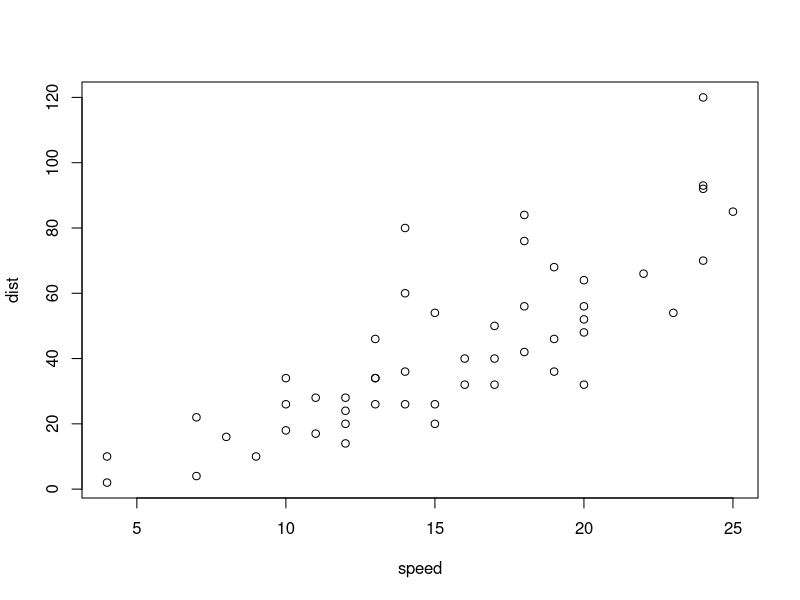
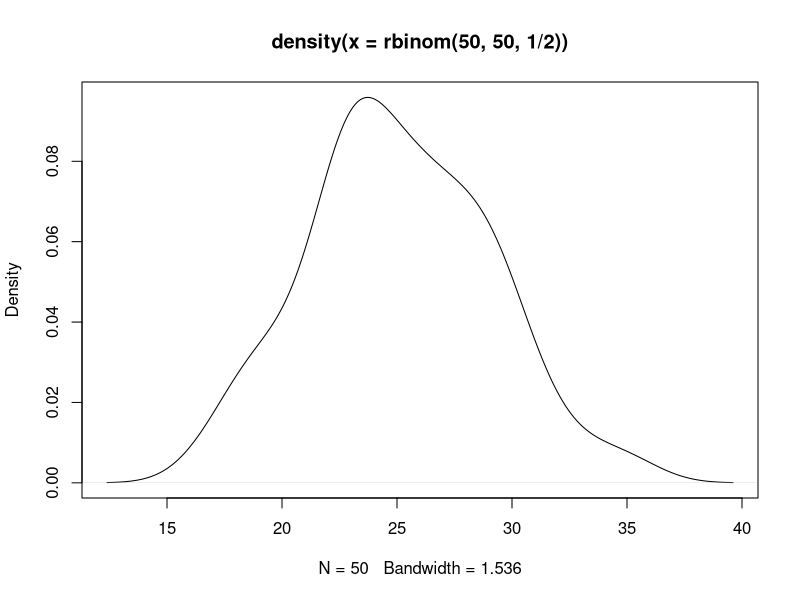

The R script that drew these images, in order: (Note: this script raises an error after producing the figures.)
## ---- chunk 1
plot(cars)
## ---- chunk 2
print("Hello Notebook")
## ---- chunk 3
y = c(3,4,5)
A = cbind(rep(2,length(y)),y)
A
## ---- chunk 4
A[1]
A[1,2]
A[1,]
A[2,]
## ---- chunk 5
#Subscripting: positive and negative
B = rbind(rep(2,length(y)),y)
B
t(A) == B
sum(t(A) == B)

## ---- chunk 6
#Ranges and looping:
n <- 12
z <- 1:n
z
z2= z <- c(1:n)
z2

z3 <- vector(length=n)
z3

for(i in 1:n) {z3[i] <- i}
z3

## ---- chunk 7
#Matrices and arrays:
mat2by4 <- matrix(1:8, nrow=2, ncol=4)
mat2by4

arr3by4by2 <- array(1:24, dim=c(2,4,3))
arr3by4by2

arr2by4by3 <- array(1:24, dim=c(3,4,2))
## ---- chunk 8
length(c(-3,-4))

dim(arr2by4by3[1,c(-3,-4),])

A <- arr2by4by3[1,c(-3,-4),]
t(A)

## ---- chunk 9
#Numeric, Statistical, and Character Functions
options(digits=10)
pi = 3.1415926535897932384626
pi

## ---- chunk 10
#Random sampling:
plot(density(rbinom(50,50,1/2)))

## ---- chunk 11
options(digits=6)
set.seed(49)
sample(10, replace = TRUE)
## ---- chunk 12
#String concatenation:
print(paste("PCLN","UNP","IBM","MCD","PFE",sep=","))

## ---- chunk 13
#Date and string functions:
date <- as.Date("2014-02-01")
substr(date,9,11)

## ---- chunk 14
#String array:
tickers <- c("PCLN","UNP","IBM","MCD","PFE")
match('MCD',tickers)
## ---- chunk 15
#Data Frames and Input–Output
L3 <- LETTERS[1:3]
fac <- sample(L3, 10, replace = TRUE)
d <- data.frame(x = 1, y = 1:10, fac = fac)
d[1:10,]

d$fac
## ---- chunk 16
#Input-ouput:
write.csv(d,file="d.txt",row.names=FALSE)
e <- read.csv("d.txt",header=TRUE)
e[1:4,]
